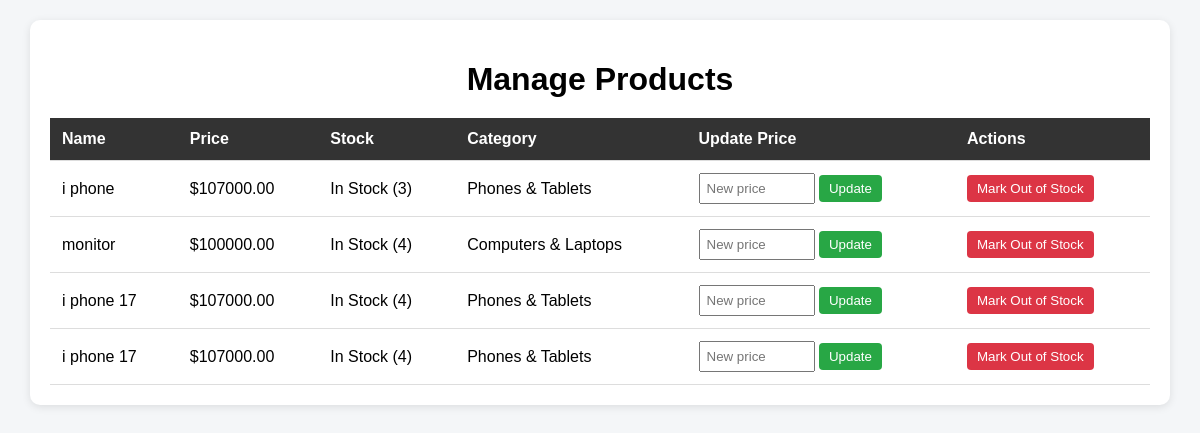
/manage_products (signed in), run on an earlier commit of the app's database.
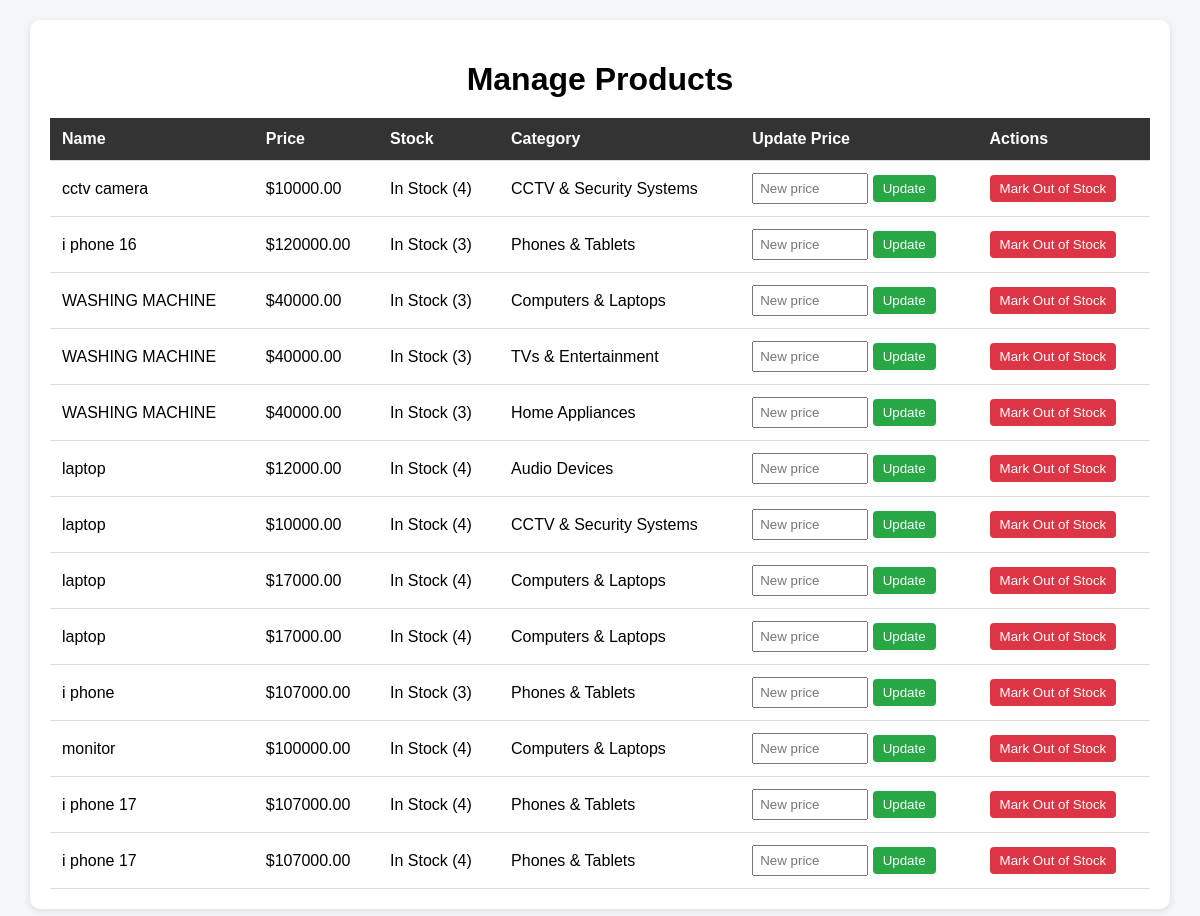
And on a later commit of the database.
### app/models.py (models this page shows, shortened)
class Product(models.Model):
    name = models.CharField(max_length=255)
    price = models.DecimalField(max_digits=10, decimal_places=2)
    discount = models.DecimalField(max_digits=4,decimal_places=2,default=0)
    stock = models.IntegerField()
    category = models.ForeignKey(Category, on_delete=models.CASCADE, related_name="products")
    specifications = models.TextField(blank=True)
    views = models.IntegerField(default=0)
    brand = models.ForeignKey(Brand, on_delete=models.CASCADE)
    created_at = models.DateTimeField(auto_now_add=True)
    updated_at = models.DateTimeField(auto_now=True)

class Category(models.Model):
    name = models.CharField(max_length=100, unique=True)

### app/views.py (the view)
# urls.py: path('manage_products',views.manage_products,name='manage_products'),
@staff_member_required
def manage_products(request):
    products = Product.objects.all().order_by('-id')
    return render(request, 'manage_products.html', {'products': products})

### app/context_processors.py (called while the page is built)
def cart_count(request):
    count = 0
    if request.user.is_authenticated:
        result = CartItem.objects.filter(user=request.user).aggregate(
            total=Sum('quantity')
        )
        count = result['total'] or 0
    return {'cart_count': count}

### app/templates/manage_products.html (shortened to what this page needs)
{% load static %}
<!DOCTYPE html>
<html lang="en">
<head>
    <link rel="stylesheet" href="{% static 'css/manage_products.css' %}">
</head>
<body>
<div class="container">
    <h1>Manage Products</h1>
    <table>
        <thead>
            <tr>
                <th>Name</th>
                <th>Price</th>
                <th>Stock</th>
                <th>Category</th>
                <th>Update Price</th>
                <th>Actions</th>
            </tr>
        </thead>
        <tbody>
            {% for product in products %}
            <tr>
                <td>{{ product.name }}</td>
                <td>${{ product.price }}</td>
                <td>
                    {% if product.stock > 0 %}
                        In Stock ({{ product.stock }})
                    {% else %}
                        <span class="out">Out of Stock</span>
                    {% endif %}
                </td>
                <td>{{ product.category.name }}</td>
                <td>
                    <form method="POST" action="{% url 'update_price' product.id %}">
                        <input type="number" step="0.01" name="price" placeholder="New price" required>
                        <button type="submit" class="btn">Update</button>
                    </form>
                </td>
                <td>
                    <form method="POST" action="{% url 'mark_out_of_stock' product.id %}">
                        <button type="submit" class="btn danger">Mark Out of Stock</button>
                    </form>
                </td>
            </tr>
            {% endfor %}
        </tbody>
    </table>
</div>
</body>
</html>

What changed in the data, as far as the page shows it:
added Product: name "cctv camera", price "10000.00", stock "4", category.name "CCTV & Security Systems"
added Product: name "i phone 16", price "120000.00", stock "3", category.name "Phones & Tablets"
added Product: name "WASHING MACHINE", price "40000.00", stock "3", category.name "Computers & Laptops"
added Product: name "WASHING MACHINE", price "40000.00", stock "3", category.name "TVs & Entertainment"
added Product: name "WASHING MACHINE", price "40000.00", stock "3", category.name "Home Appliances"
added Product: name "laptop", price "12000.00", stock "4", category.name "Audio Devices"
added Product: name "laptop", price "10000.00", stock "4", category.name "CCTV & Security Systems"
added Product: name "laptop", price "17000.00", stock "4", category.name "Computers & Laptops"
added Product: name "laptop", price "17000.00", stock "4", category.name "Computers & Laptops"
